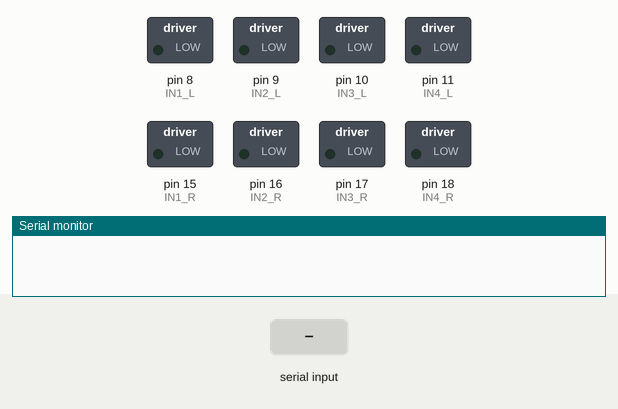
Recording of a sketch running on a simulated Arduino Uno, built with avr-gcc and run on an emulated ATmega328P. Parts: switched loads named in the sketch (green lamp = pin HIGH), the last lines printed to the serial monitor. The inputs (shaded band) are chosen by the test bench.

Above: at 1.2 s.
1.3 s: byte 74 ('J') received over Serial
At 2.0 s:
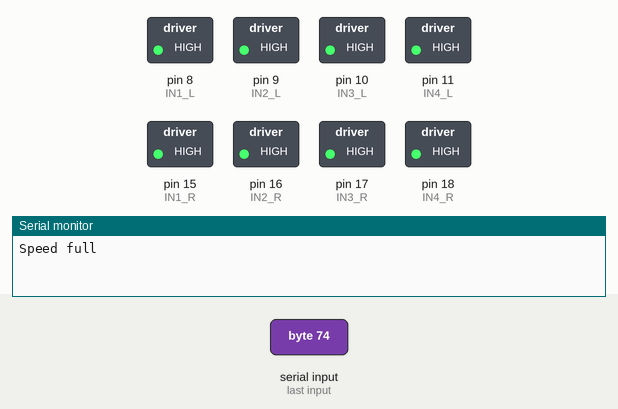
2.8 s: "S" received over Serial
At 3.1 s:
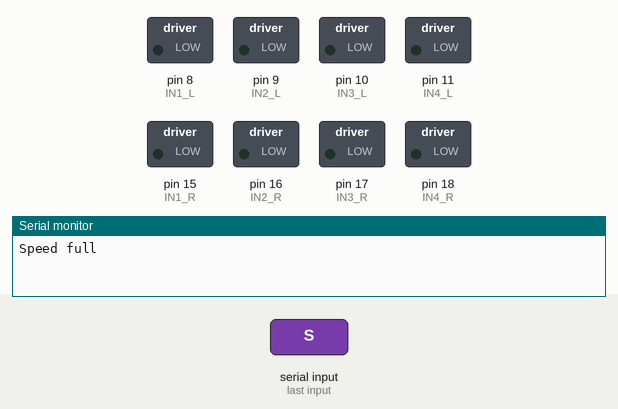
4.3 s: "B" received over Serial
At 5.4 s:
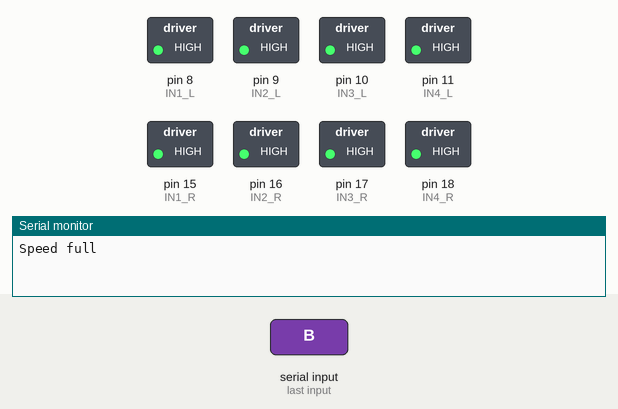
Timing chart, 0 to 7.3 s (numbered marks = the images above; inputs shaded):
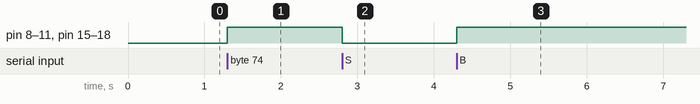

Measured:
- after the input at 1.3 s, pin 8 (IN1_L), pin 9 (IN2_L), pin 10 (IN3_L), pin 11 (IN4_L), pin 15 (IN1_R), pin 16 (IN2_R), pin 17 (IN3_R), pin 18 (IN4_R): LOW → HIGH at once
- after the input at 2.8 s, pin 8 (IN1_L), pin 9 (IN2_L), pin 10 (IN3_L), pin 11 (IN4_L), pin 15 (IN1_R), pin 16 (IN2_R), pin 17 (IN3_R), pin 18 (IN4_R): HIGH → LOW at once
- after the input at 4.3 s, pin 8 (IN1_L), pin 9 (IN2_L), pin 10 (IN3_L), pin 11 (IN4_L), pin 15 (IN1_R), pin 16 (IN2_R), pin 17 (IN3_R), pin 18 (IN4_R): LOW → HIGH at once

The sketch:

farmBot.ino
```cpp
//LEFT
int IN1_L =8;
int IN2_L =9;
int IN3_L =10;
int IN4_L =11;


//RIGHT
int IN1_R =15;
int IN2_R =16;
int IN3_R =17;
int IN4_R =18;

char incomingByte=0; // for incoming serial data
int speed_min = 135; //the minimum "speed" the motors will turn - take it lower and motors don't turn
int speed_max = 255; //

int speed_left = speed_max; // set both motors to maximum speed
int speed_right = speed_max;

void left();
void right();
void forward();
void backward();
void forward_left();
void forward_right();
void back_left();
void back_right();
void setup() {
  Serial.begin(9600);
  // put your setup code here, to run once:
pinMode(IN1_L,OUTPUT);
pinMode(IN2_L,OUTPUT);
pinMode(IN3_L,OUTPUT);
pinMode(IN4_L,OUTPUT);
  // put your setup code here, to run once:
pinMode(IN1_R,OUTPUT);
pinMode(IN2_R,OUTPUT);
pinMode(IN3_R,OUTPUT);
pinMode(IN4_R,OUTPUT);

}

void loop() {
  // put your main code here, to run repeatedly:
if (Serial.available() > 0) {
    incomingByte = Serial.read();
    }
  switch(incomingByte)
  {
     case 'S':
      {
        stopy();
       //Serial.println("Stop\n");
       incomingByte='*';}
     break;

     case 'B':

     {  backward();

      // Serial.println("Forward\n");
       incomingByte='*';}
     break;

      case 'F':

    {   forward();
      // Serial.println("Backward\n");
       incomingByte='*';}
     break;

     case 'R':
     // turn right
     {
       right();
      // Serial.println("Rotate Right\n");
       incomingByte='*';}
     break;
       case 'L':
      {
       left();
       //Serial.println("Rotate Left\n");
       incomingByte='*';}
     break;
     case '1':

      { speed_left = 20;
       speed_right = 20;
       //Serial.println("Speed 1\n");
       incomingByte='*';}
     break;
    case '2':
      {
        speed_left = 40;
       speed_right = 40;
       //Serial.println("Speed 2 \n");
       incomingByte='*';}
     break;
    case '3':
      {
        speed_left = 60;
       speed_right = 60;
       //Serial.println("Speed 3 \n");
       incomingByte='*';}
     break;
        case '4':
      {
        speed_left = 80;
       speed_right = 80;
       //Serial.println("Speed 4 \n");
       incomingByte='*';}
     break;
        case '5':
      {
        speed_left = 100;
       speed_right = 100;
       //Serial.println("Speed 5 \n");
       incomingByte='*';}
     break;
        case '6':
      {
        speed_left = 120;
       speed_right = 120;
       //Serial.println("Speed 6 \n");
       incomingByte='*';}
     break;
        case '7':
      {
        speed_left = 140;
       speed_right = 140;
      // Serial.println("Speed 7 \n");
       incomingByte='*';}
     break;
        case '8':
      {
        speed_left = 160;
       speed_right = 160;
       //Serial.println("Speed 8 \n");
       incomingByte='*';}
     break;
        case '9':
      {
        speed_left = 200;
       speed_right = 200;
       //Serial.println("Speed 9 \n");
       incomingByte='*';}
     break;
        case 'q':
      {
        speed_left = 255;
       speed_right = 255;
       Serial.println("Speed full \n");
       incomingByte='*';}
     break;
        case 'J':
      {
       back_right();
       Serial.println("Speed full \n");
       incomingByte='*';}
     break;
      case 'H':
      {
       back_left();
       Serial.println("Speed full \n");
       incomingByte='*';}
     break;
      case 'I':
      {
       forward_right();
       Serial.println("Speed full \n");
       incomingByte='*';}
     break;
      case 'G':
      {
      forward_left();
       Serial.println("Speed full \n");
       incomingByte='*';}
     break;
  }

}
void left(){
  //left
  analogWrite(IN1_L,speed_left);

  analogWrite(IN2_L,speed_left);

  analogWrite(IN3_L,speed_left);

  analogWrite(IN4_L,speed_left);
//right
  analogWrite(IN1_R,speed_right);

  analogWrite(IN2_R,speed_right);

  analogWrite(IN3_R,speed_right);

  analogWrite(IN4_R,speed_right);


  };
void right(){
//left
  analogWrite(IN1_L,speed_left);

  analogWrite(IN2_L,speed_left);

  analogWrite(IN3_L,speed_left);

  analogWrite(IN4_L,speed_left);
//right
  analogWrite(IN1_R,speed_right);

  analogWrite(IN2_R,speed_right);

  analogWrite(IN3_R,speed_right);

  analogWrite(IN4_R,speed_right);

  };
void forward_left(){
  //left
  analogWrite(IN1_L,speed_left);

  analogWrite(IN2_L,speed_left);

  analogWrite(IN3_L,speed_left);

  analogWrite(IN4_L,speed_left);
//right
  analogWrite(IN1_R,speed_right);

  analogWrite(IN2_R,speed_right);

  analogWrite(IN3_R,speed_right);

  analogWrite(IN4_R,speed_right);

  };
void forward_right(){
  //left
  analogWrite(IN1_L,speed_left);

  analogWrite(IN2_L,speed_left);

  analogWrite(IN3_L,speed_left);

  analogWrite(IN4_L,speed_left);
//right
  analogWrite(IN1_R,speed_right);

  analogWrite(IN2_R,speed_right);

  analogWrite(IN3_R,speed_right);

  analogWrite(IN4_R,speed_right);

  };
void back_left(){
  //left
  analogWrite(IN1_L,speed_left);

  analogWrite(IN2_L,speed_left);

  analogWrite(IN3_L,speed_left);

  analogWrite(IN4_L,speed_left);
//right
  analogWrite(IN1_R,speed_right);

  analogWrite(IN2_R,speed_right);

  analogWrite(IN3_R,speed_right);

  analogWrite(IN4_R,speed_right);


  };
void back_right(){
  //left
  analogWrite(IN1_L,speed_left);

  analogWrite(IN2_L,speed_left);

  analogWrite(IN3_L,speed_left);

  analogWrite(IN4_L,speed_left);
//right
  analogWrite(IN1_R,speed_right);

  analogWrite(IN2_R,speed_right);

  analogWrite(IN3_R,speed_right);

  analogWrite(IN4_R,speed_right);


  };
void forward(){
 //left
  analogWrite(IN1_L,speed_left);

  analogWrite(IN2_L,speed_left);

  analogWrite(IN3_L,speed_left);

  analogWrite(IN4_L,speed_left);
//right
  analogWrite(IN1_R,speed_right);

  analogWrite(IN2_R,speed_right);

  analogWrite(IN3_R,speed_right);

  analogWrite(IN4_R,speed_right);


  };
void backward(){
 //left
  analogWrite(IN1_L,speed_left);

  analogWrite(IN2_L,speed_left);

  analogWrite(IN3_L,speed_left);

  analogWrite(IN4_L,speed_left);
//right
  analogWrite(IN1_R,speed_right);

  analogWrite(IN2_R,speed_right);

  analogWrite(IN3_R,speed_right);

  analogWrite(IN4_R,speed_right);

  };

void stopy(){
 //left
  analogWrite(IN1_L,0);

  analogWrite(IN2_L,0);

  analogWrite(IN3_L,0);

  analogWrite(IN4_L,0);
//right
  analogWrite(IN1_R,0);

  analogWrite(IN2_R,0);

  analogWrite(IN3_R,0);

  analogWrite(IN4_R,0);

  };
```
